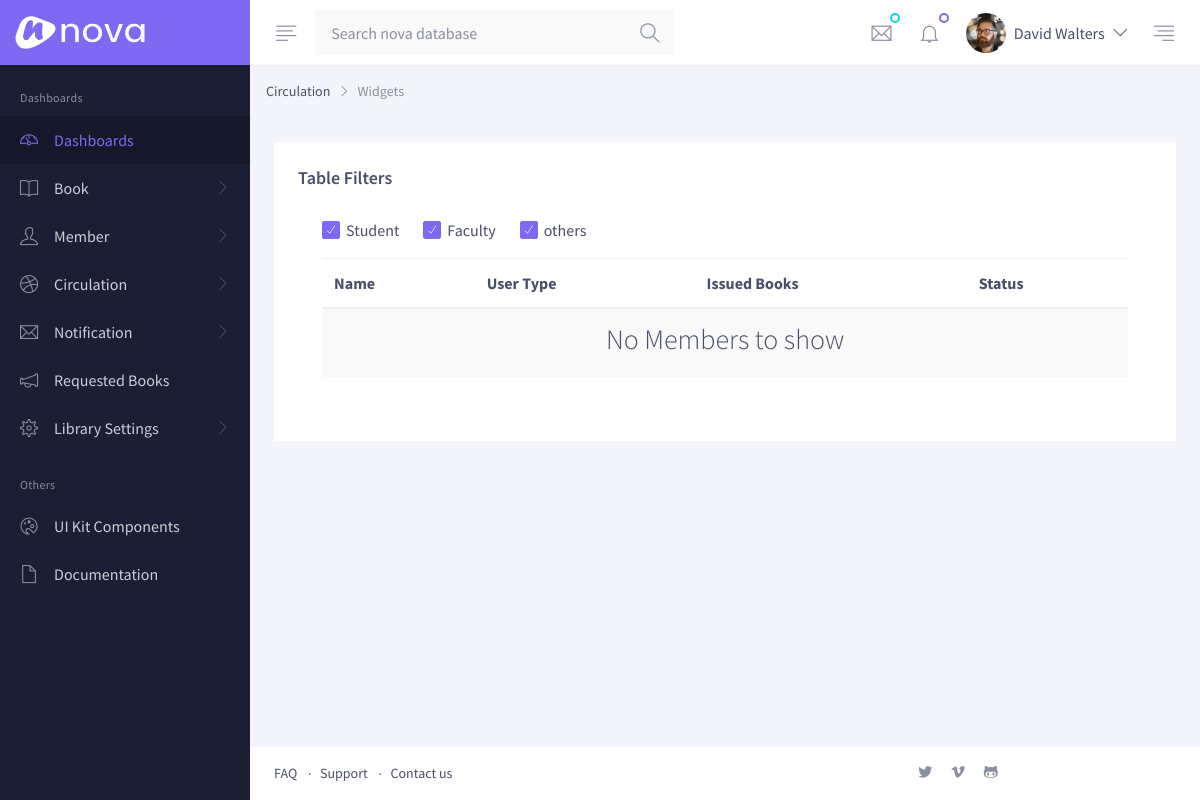
Page /members/ (signed in) on the earlier database version.
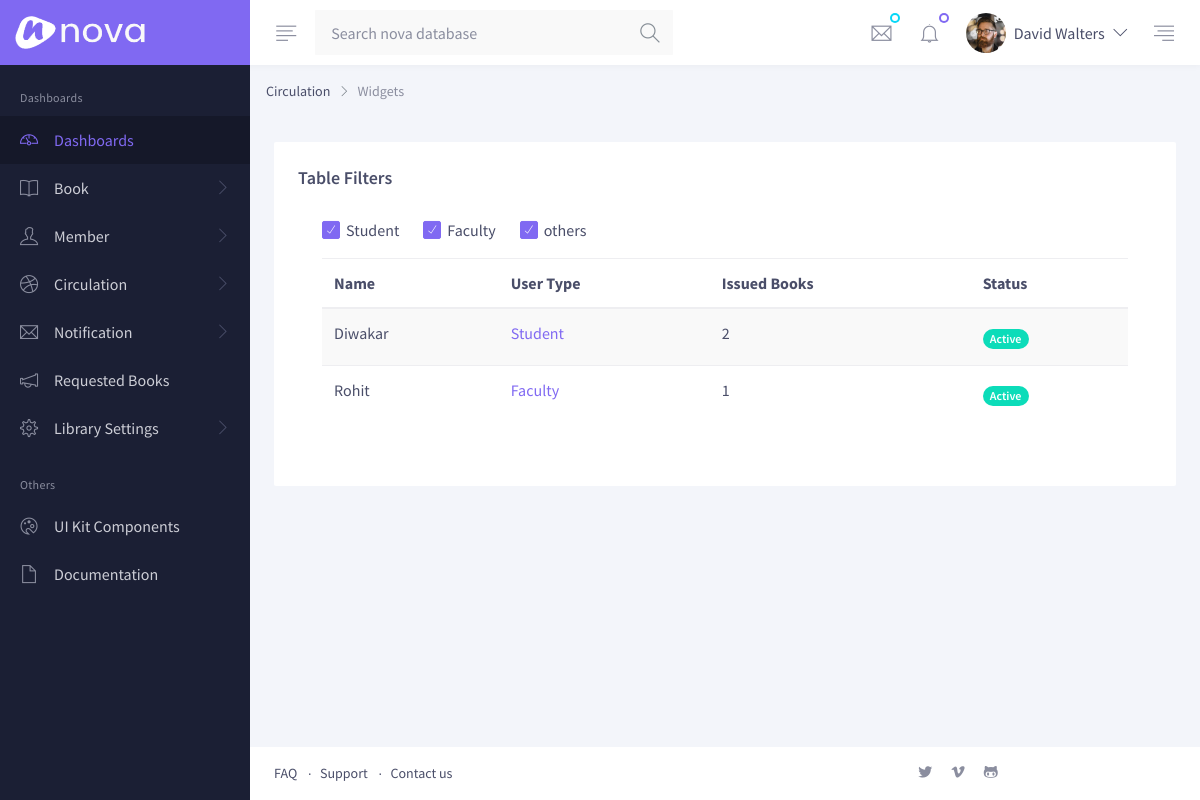
Same page on the later database version.
### LMS/models.py (models this page shows, shortened)
class Student(models.Model):
    id = models.PositiveIntegerField(primary_key=True)
    name = models.CharField(max_length=20,blank=True)
    count_books = models.PositiveIntegerField(default=0)
    settings = models.ForeignKey(UserBasicSetting,on_delete=models.ProtectedError)
    active = models.BooleanField(default=True)
    from django.contrib.auth.models import User
    account = models.OneToOneField(User,on_delete=models.DO_NOTHING,null=True,blank=True)

class UserBasicSetting(models.Model):
    type = models.CharField(max_length=20)
    maxBook = models.PositiveSmallIntegerField()
    maxDay = models.IntegerField()
    finePerDay = models.IntegerField()
    def __str__(self):
        return self.type

class Faculty(models.Model):
    id = models.PositiveIntegerField(primary_key=True)
    name = models.CharField(max_length=20,blank=True)
    isHOD = models.BooleanField(default=False)
    subject = models.CharField(max_length=20)
    count_books = models.PositiveIntegerField(default=0)
    settings = models.ForeignKey(UserBasicSetting,on_delete=models.ProtectedError)
    active = models.BooleanField(default=True)
    from django.contrib.auth.models import User
    account = models.OneToOneField(User,on_delete=models.DO_NOTHING,null=True,blank=True)

### LMS/views.py (the view)
# urls.py: path('members/',views.members,name='members'),
def members(request):
    user = auth.get_user(request)
    if not user.is_staff:
        return redirect_to_login(next=request.path)
    allmembers = list(Student.objects.all())
    for f in Faculty.objects.all():
        allmembers.append(f)
    return render(request, 'member.html',context={'members':allmembers})

### LMS/templates/member.html (shortened to what this page needs)
{% extends 'base.html' %}
{% load static %}
{% block content %}
        <div class="py-4 px-3 px-md-4">
          <div class="card mb-3 mb-md-4">
            <div class="card-header">
              <h5 class="font-weight-semi-bold mb-0">Table Filters</h5>
            </div>
            <div class="card-body pt-0">
              <div class="card-body pt-0">
                <div class="row">
                    <div class="col-xl mb-3">
                      <div class="d-flex align-items-center flex-wrap pt-1">
                        <div class="form-check position-relative mb-2 mb-md-0 mr-4">
                          <label class="checkbox checkbox-xxs form-check-label ml-1" for="overconfident" data-icon="">Student</label>
                        </div>
                        <div class="form-check position-relative mb-2 mb-md-0 mr-4">
                          <label class="checkbox checkbox-xxs form-check-label ml-1" for="disillusioned" data-icon="">Faculty</label>
                        </div>
                        <div class="form-check position-relative mb-2 mb-md-0">
                          <label class="checkbox checkbox-xxs form-check-label ml-1" for="receptive" data-icon="">others</label>
                        </div>
                      </div>
                    </div>
                  </div>
    <div class="table-responsive-xl">
                  <table class="table table-striped table-hover">
                    <thead>
                      <tr>
                        <th>Name</th>
                        <th>User Type</th>
                        <th>Issued Books</th>
                        <th>Status</th>
                      </tr>
                    </thead>
                    <tbody>
                    {% for member in members %}
                        <tr>
                        <td>{{ member.name }}</td>
                            <td><a target="_blank" href="/admin/LMS/userbasicsetting/{{ member.settings.pk }}/change/">{{ member.settings }}</a></td>
                        <td>{{ member.count_books }}</td>
                            {% if member.active %}
                        <td class="py-3">
                          <span class="badge badge-pill badge-success">Active</span>
                        </td>
                        {% else %}
                        <td class="py-3">
                          <span class="badge badge-pill badge-danger">Deactive</span>
                        </td>
                        {% endif %}
                      </tr>
                    {% endfor %}
                    {% if not members %}
                    <tr>
                    <td colspan=100% align="center"><h3 class="active">No Members to show</h3></td>
                    </tr>
                    {% endif %}
                    </tbody>
                  </table>
                </div>
              </div>
            </div>
          </div>
        </div>
{% endblock %}>

Differences in the rows shown:
now on this page (row edited): Student: name "Diwakar", settings "Student", count_books "2", active "Active"
added Faculty: name "Rohit", settings "Faculty", count_books "1", active "Active"
Other differences:
text no longer shown: "No Members to show"
